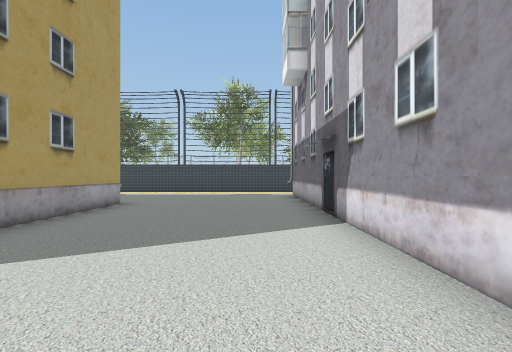
[1] (above)

17 first-person views from a walk through a scene from a Unity 3-D project. The camera is 1.4 m above the floor, looks level and sees 85° across. The floor is counted in squares, 2 m on a side. Each view is taken from the middle of a square. On the plan, view 1 faces up. The plan holds only what a view shows up to about 9 squares ahead; the rest is blank. The place goes on beyond the plan. Some surface patterns are stand-ins.

[2]
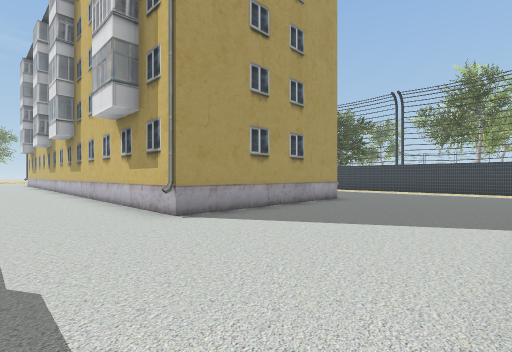

[3]
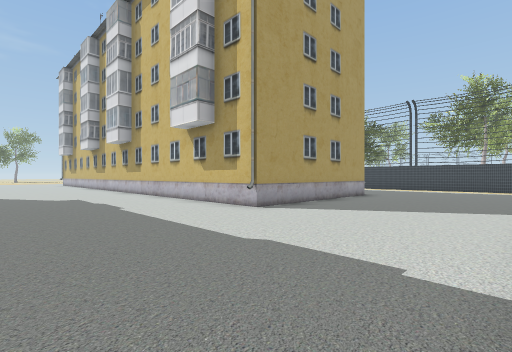

[4]
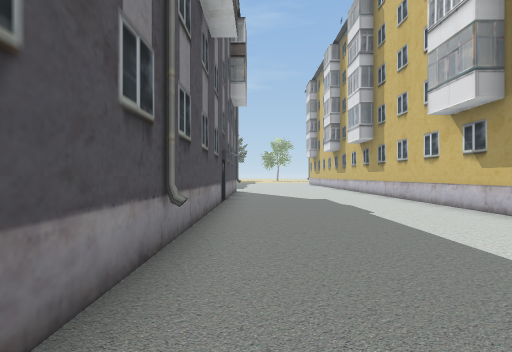

[5]
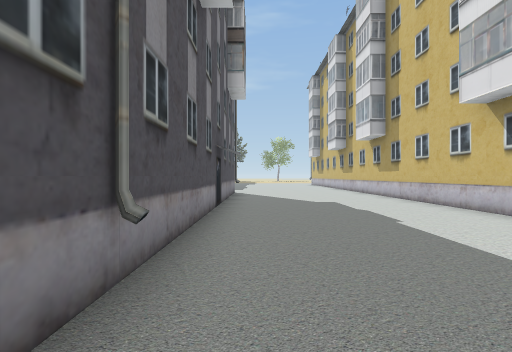

[6]
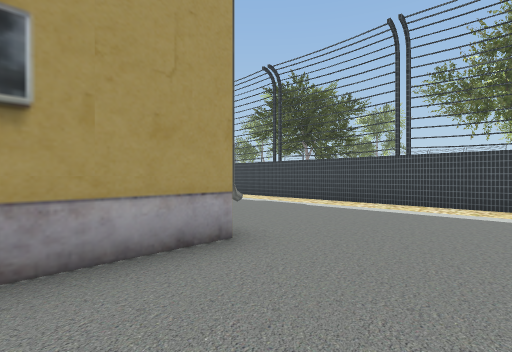

[7]
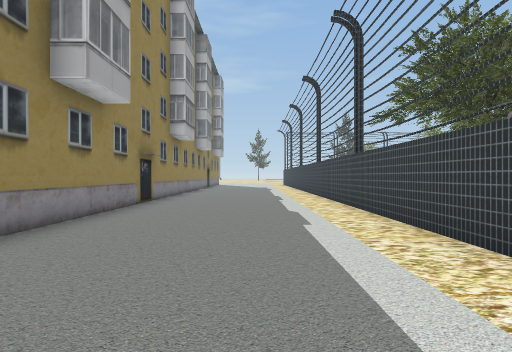

[8]
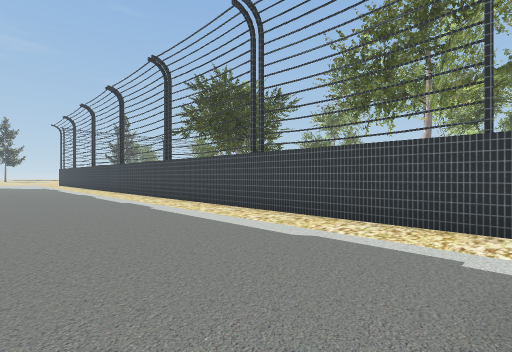

[9]
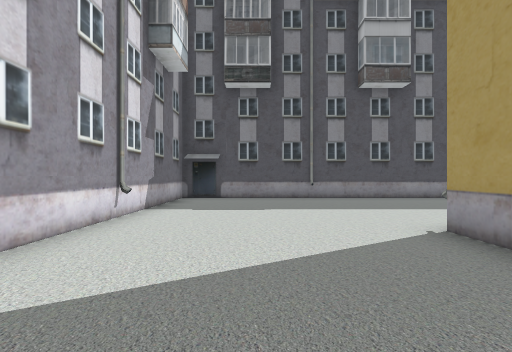

[10]
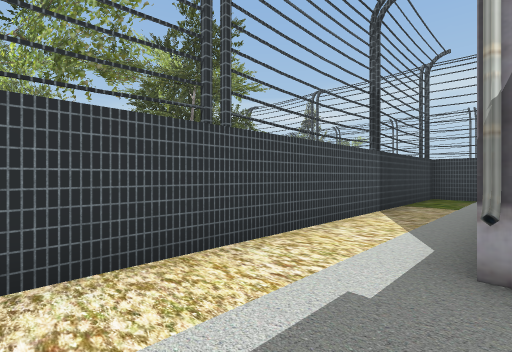

[11]
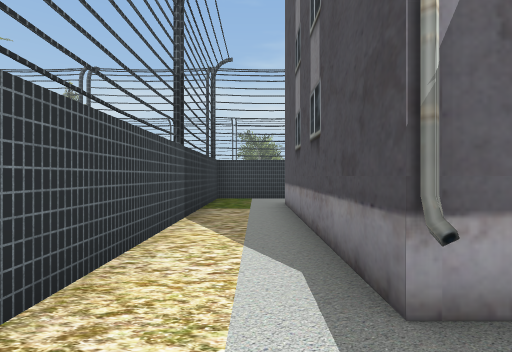

[12]
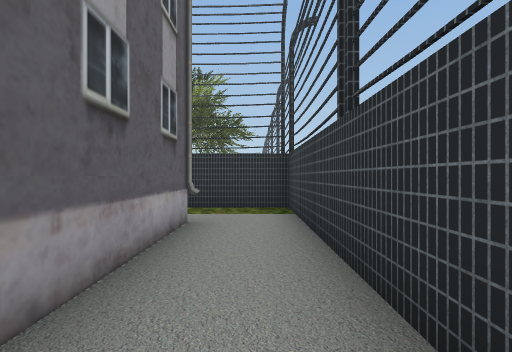

[13]
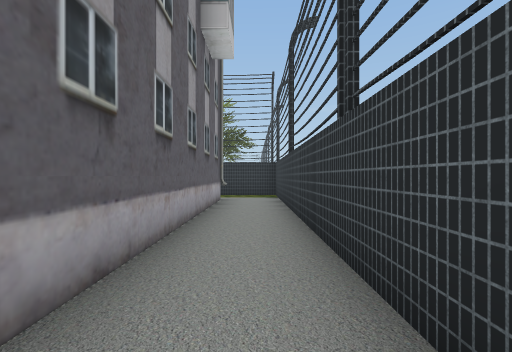

[14]
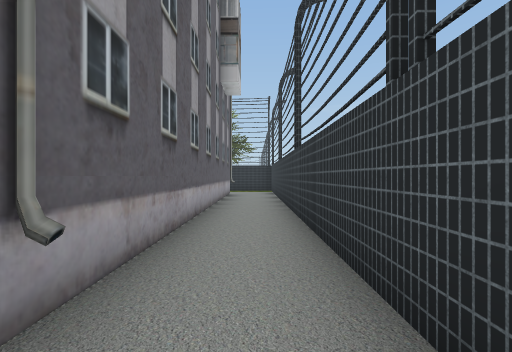

[15]
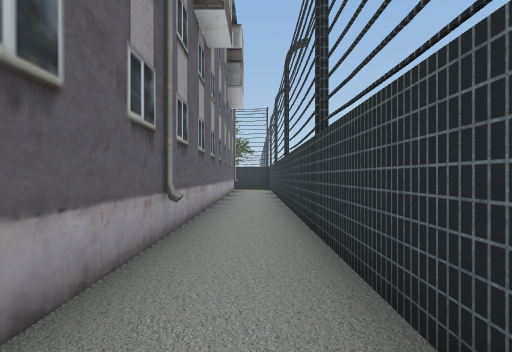

[16]
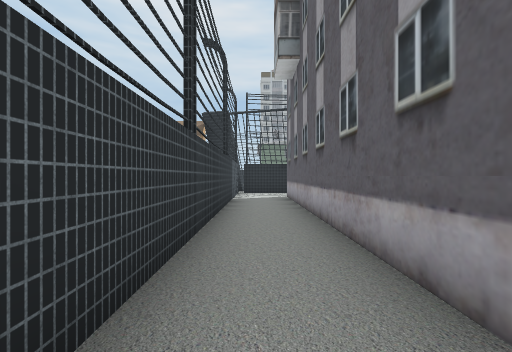

[17]
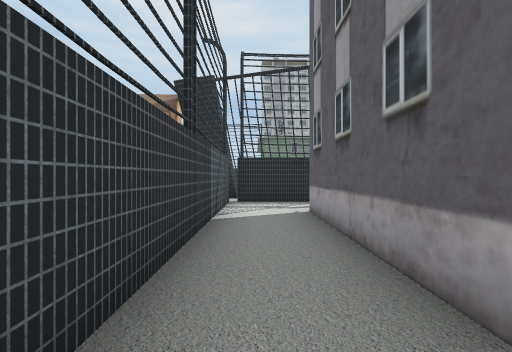

### Floor plan
Points are (right, up) in squares from view 1. A wall is a line through its corners. A room is listed if a view was taken in it or the views show most of it. See-through windows are left out.
Room 1 (views 1, 2, 3, 4, 5, 6, 7, 8, 9, 10, 11)
walls: (-3.4, 7.1) (-3.4, 1.5) (-10, 1.5); (1.4, 9.8) (1.4, 10.3); (-10, 7.1) (-4.1, 7.1); (1.5, 12.2) (-10, 12.2); (-9.8, -3.9) (1.4, -3.9) (1.4, 8.8)
ways out: opening at (2, 11) to room 2
Room 2 (views 12, 13, 14, 15, 16, 17)
walls: (1.4, 10.3) (7, 10.3) (7, -9.5); (8.7, -9.6) (8.7, 12.2) (1.5, 12.2)
ways out: opening at (2, 11) to room 1; opening at (8, -9)

Positions as (right, up) in squares from view 1, and headings:
1: (0, 0), facing up
2: (1, -1), facing up-left
3: (1, -3), facing up-left
4: (0, -3), facing left
5: (-1, -3), facing left
6: (-1, 5), facing up-left
7: (-1, 10), facing left
8: (1, 8), facing up-left
9: (-1, 5), facing down
10: (-1, 10), facing up-right
11: (0, 11), facing right
12: (8, 6), facing up
13: (8, 2), facing up
14: (8, -1), facing up
15: (8, -3), facing up
16: (8, 0), facing down
17: (8, -4), facing down
